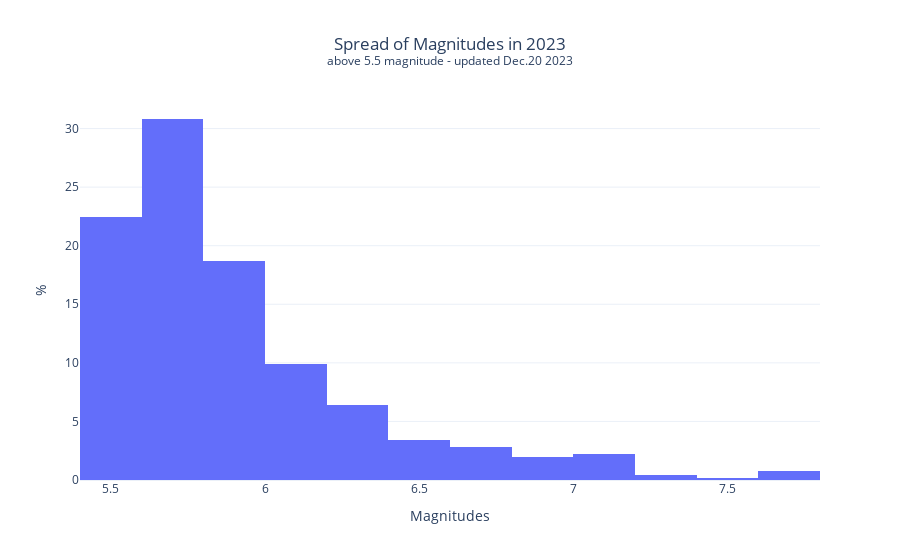

Source (notebook cell):
### Markdown cell above
#### The over 500 earthquake seem to be spread equally over time. Six earthquakes were cassified red alert. The 2 deadly-famous earthquakes in Turkey show on February 6th.
______________________________________________________________________________________________________________________________________________

### Code cell
# Analysis of earthquake spread

histo = px.histogram(data,
                     x = 'magnitude',
                     histnorm = 'percent',
                     nbins = 20,
                     title = 'Spread of Magnitudes in 2023<br><sup>above 5.5 magnitude - updated Dec.20 2023</sup>')
histo.update_layout(title_x = 0.5)
histo.update_xaxes(title = 'Magnitudes')
histo.update_yaxes(title = '%')
histo.show()

### Figure 1 — Plotly figure (JSON) as saved in the notebook; plotly's stock layout.template omitted (floating-point values rounded to 4 significant figures; data arrays with more than 128 entries replaced by an {"elided": "..."} marker saying what was removed)
{"data": [{"alignmentgroup": "True", "bingroup": "x", "histnorm": "percent", "hovertemplate": "magnitude=%{x}<br>percent=%{y}<extra></extra>", "legendgroup": "", "marker": {"color": "#636efa", "pattern": {"shape": ""}}, "name": "", "nbinsx": 20, "offsetgroup": "", "orientation": "v", "showlegend": false, "type": "histogram", "x": {"elided": "504 float values"}, "xaxis": "x", "yaxis": "y"}], "layout": {"autosize": true, "barmode": "relative", "legend": {"tracegroupgap": 0}, "title": {"text": "Spread of Magnitudes in 2023<br><sup>above 5.5 magnitude - updated Dec.20 2023</sup>", "x": 0.5}, "xaxis": {"anchor": "y", "autorange": true, "domain": [0, 1], "range": [5.4, 7.8], "title": {"text": "Magnitudes"}, "type": "linear"}, "yaxis": {"anchor": "x", "autorange": true, "domain": [0, 1], "range": [0, 32.44], "title": {"text": "%"}}}}
